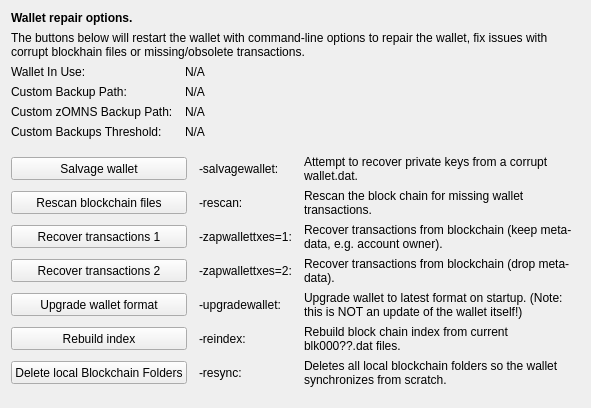
     <widget class="QWidget" name="tab_repair">
      <attribute name="title">
       <string>&amp;Wallet Repair</string>
      </attribute>
      <layout class="QGridLayout" name="gridLayout_4" columnstretch="0,0,0,0">
       <property name="horizontalSpacing">
        <number>12</number>
       </property>
       <item row="0" column="0" colspan="4">
        <widget class="QLabel" name="label_repair_header">
         <property name="font">
          <font>
           <weight>75</weight>
           <bold>true</bold>
          </font>
         </property>
         <property name="text">
          <string>Wallet repair options.</string>
         </property>
        </widget>
       </item>
       <item row="1" column="0" colspan="4">
        <widget class="QLabel" name="label_repair_helptext">
         <property name="font">
          <font>
           <weight>50</weight>
           <bold>false</bold>
          </font>
         </property>
         <property name="text">
          <string>The buttons below will restart the wallet with command-line options to repair the wallet, fix issues with corrupt blockhain files or missing/obsolete transactions.</string>
         </property>
         <property name="wordWrap">
          <bool>true</bool>
         </property>
        </widget>
       </item>
       <item row="2" column="0">
        <widget class="QLabel" name="wallet_path_label">
         <property name="text">
          <string>Wallet In Use:</string>
         </property>
        </widget>
       </item>
       <item row="2" column="1" colspan="3">
        <widget class="QLabel" name="wallet_path">
         <property name="cursor">
          <cursorShape>IBeamCursor</cursorShape>
         </property>
         <property name="text">
          <string>N/A</string>
         </property>
         <property name="textFormat">
          <enum>Qt::PlainText</enum>
         </property>
         <property name="textInteractionFlags">
          <set>Qt::LinksAccessibleByMouse|Qt::TextSelectableByKeyboard|Qt::TextSelectableByMouse</set>
         </property>
        </widget>
       </item>
       <item row="3" column="0">
        <widget class="QLabel" name="wallet_custombackuppath_label">
         <property name="text">
          <string>Custom Backup Path:</string>
         </property>
         <property name="visible">
          <bool>false</bool>
         </property>
        </widget>
       </item>
       <item row="3" column="1" colspan="3">
        <widget class="QLabel" name="wallet_custombackuppath">
         <property name="cursor">
          <cursorShape>IBeamCursor</cursorShape>
         </property>
         <property name="text">
          <string>N/A</string>
         </property>
         <property name="textFormat">
          <enum>Qt::PlainText</enum>
         </property>
         <property name="textInteractionFlags">
          <set>Qt::LinksAccessibleByMouse|Qt::TextSelectableByKeyboard|Qt::TextSelectableByMouse</set>
         </property>
         <property name="visible">
          <bool>false</bool>
         </property>
        </widget>
       </item>
       <item row="4" column="0">
        <widget class="QLabel" name="wallet_customzomnsbackuppath_label">
         <property name="text">
          <string>Custom zOMNS Backup Path:</string>
         </property>
         <property name="visible">
          <bool>false</bool>
         </property>
        </widget>
       </item>
       <item row="4" column="1" colspan="3">
        <widget class="QLabel" name="wallet_customzomnsbackuppath">
         <property name="cursor">
          <cursorShape>IBeamCursor</cursorShape>
         </property>
         <property name="text">
          <string>N/A</string>
         </property>
         <property name="textFormat">
          <enum>Qt::PlainText</enum>
         </property>
         <property name="textInteractionFlags">
          <set>Qt::LinksAccessibleByMouse|Qt::TextSelectableByKeyboard|Qt::TextSelectableByMouse</set>
         </property>
         <property name="visible">
          <bool>false</bool>
         </property>
        </widget>
       </item>
       <item row="5" column="0">
        <widget class="QLabel" name="wallet_custombackupthreshold_label">
         <property name="text">
          <string>Custom Backups Threshold:</string>
         </property>
         <property name="visible">
          <bool>false</bool>
         </property>
        </widget>
       </item>
       <item row="5" column="1" colspan="3">
        <widget class="QLabel" name="wallet_custombackupthreshold">
         <property name="cursor">
          <cursorShape>IBeamCursor</cursorShape>
         </property>
         <property name="text">
          <string>N/A</string>
         </property>
         <property name="textFormat">
          <enum>Qt::PlainText</enum>
         </property>
         <property name="textInteractionFlags">
          <set>Qt::LinksAccessibleByMouse|Qt::TextSelectableByKeyboard|Qt::TextSelectableByMouse</set>
         </property>
         <property name="visible">
          <bool>false</bool>
         </property>
        </widget>
       </item>
       <item row="6" column="0">
        <spacer name="verticalSpacer_repair1">
         <property name="orientation">
          <enum>Qt::Vertical</enum>
         </property>
         <property name="sizeHint" stdset="0">
          <size>
           <width>10</width>
           <height>10</height>
          </size>
         </property>
        </spacer>
       </item>
       <item row="7" column="0" colspan="2">
        <widget class="QPushButton" name="btn_salvagewallet">
         <property name="minimumSize">
          <size>
           <width>100</width>
           <height>23</height>
          </size>
         </property>
         <property name="text">
          <string>Salvage wallet</string>
         </property>
        </widget>
       </item>
       <item row="7" column="2">
        <widget class="QLabel" name="label_repair_salvage_command">
         <property name="text">
          <string notr="true">-salvagewallet:</string>
         </property>
        </widget>
       </item>
       <item row="7" column="3">
        <widget class="QLabel" name="label_repair_salvage">
         <property name="text">
          <string>Attempt to recover private keys from a corrupt wallet.dat.</string>
         </property>
         <property name="wordWrap">
          <bool>true</bool>
         </property>
        </widget>
       </item>
       <item row="8" column="0" colspan="2">
        <widget class="QPushButton" name="btn_rescan">
         <property name="minimumSize">
          <size>
           <width>100</width>
           <height>23</height>
          </size>
         </property>
         <property name="text">
          <string>Rescan blockchain files</string>
         </property>
        </widget>
       </item>
       <item row="8" column="2">
        <widget class="QLabel" name="label_repair_rescan_command">
         <property name="text">
          <string notr="true">-rescan:</string>
         </property>
        </widget>
       </item>
       <item row="8" column="3">
        <widget class="QLabel" name="label_repair_rescan">
         <property name="text">
          <string>Rescan the block chain for missing wallet transactions.</string>
         </property>
         <property name="wordWrap">
          <bool>true</bool>
         </property>
        </widget>
       </item>
       <item row="9" column="0" colspan="2">
        <widget class="QPushButton" name="btn_zapwallettxes1">
         <property name="minimumSize">
          <size>
           <width>100</width>
           <height>23</height>
          </size>
         </property>
         <property name="text">
          <string>Recover transactions 1</string>
         </property>
        </widget>
       </item>
       <item row="9" column="2">
        <widget class="QLabel" name="label_repair_zap1_command">
         <property name="text">
          <string notr="true">-zapwallettxes=1:</string>
         </property>
        </widget>
       </item>
       <item row="9" column="3">
        <widget class="QLabel" name="label_repair_zap1">
         <property name="text">
          <string>Recover transactions from blockchain (keep meta-data, e.g. account owner).</string>
         </property>
         <property name="wordWrap">
          <bool>true</bool>
         </property>
        </widget>
       </item>
       <item row="10" column="0" colspan="2">
        <widget class="QPushButton" name="btn_zapwallettxes2">
         <property name="minimumSize">
          <size>
           <width>100</width>
           <height>23</height>
          </size>
         </property>
         <property name="text">
          <string>Recover transactions 2</string>
         </property>
        </widget>
       </item>
       <item row="10" column="2">
        <widget class="QLabel" name="label_repair_zap2_command">
         <property name="text">
          <string notr="true">-zapwallettxes=2:</string>
         </property>
        </widget>
       </item>
       <item row="10" column="3">
        <widget class="QLabel" name="label_repair_zap2">
         <property name="text">
          <string>Recover transactions from blockchain (drop meta-data).</string>
         </property>
         <property name="wordWrap">
          <bool>true</bool>
         </property>
        </widget>
       </item>
       <item row="11" column="0" colspan="2">
        <widget class="QPushButton" name="btn_upgradewallet">
         <property name="minimumSize">
          <size>
           <width>100</width>
           <height>23</height>
          </size>
         </property>
         <property name="text">
          <string>Upgrade wallet format</string>
         </property>
        </widget>
       </item>
       <item row="11" column="2">
        <widget class="QLabel" name="label_repair_upgrade_command">
         <property name="text">
          <string notr="true">-upgradewallet:</string>
         </property>
        </widget>
       </item>
       <item row="11" column="3">
        <widget class="QLabel" name="label_repair_upgrade">
         <property name="text">
          <string>Upgrade wallet to latest format on startup. (Note: this is NOT an update of the wallet itself!)</string>
         </property>
         <property name="wordWrap">
          <bool>true</bool>
         </property>
        </widget>
       </item>
       <item row="12" column="0" colspan="2">
        <widget class="QPushButton" name="btn_reindex">
         <property name="minimumSize">
          <size>
           <width>100</width>
           <height>23</height>
          </size>
         </property>
         <property name="text">
          <string>Rebuild index</string>
         </property>
        </widget>
       </item>
       <item row="12" column="2">
        <widget class="QLabel" name="label_repair_reindex_command">
         <property name="text">
          <string notr="true">-reindex:</string>
         </property>
        </widget>
       </item>
       <item row="12" column="3">
        <widget class="QLabel" name="label_repair_reindex">
         <property name="text">
          <string>Rebuild block chain index from current blk000??.dat files.</string>
         </property>
         <property name="wordWrap">
          <bool>true</bool>
         </property>
        </widget>
       </item>
       <item row="13" column="0" colspan="2">
        <widget class="QPushButton" name="btn_resync">
         <property name="minimumSize">
          <size>
           <width>100</width>
           <height>23</height>
          </size>
         </property>
         <property name="text">
          <string>Delete local Blockchain Folders</string>
         </property>
        </widget>
       </item>
       <item row="13" column="2">
        <widget class="QLabel" name="label_repair_resync_command">
         <property name="text">
          <string>-resync:</string>
         </property>
        </widget>
       </item>
       <item row="13" column="3">
        <widget class="QLabel" name="label_repair_resync">
         <property name="text">
          <string>Deletes all local blockchain folders so the wallet synchronizes from scratch.</string>
         </property>
         <property name="wordWrap">
          <bool>true</bool>
         </property>
        </widget>
       </item>
       <item row="14" column="0">
        <spacer name="verticalSpacer_repair2">
         <property name="orientation">
          <enum>Qt::Vertical</enum>
         </property>
         <property name="sizeHint" stdset="0">
          <size>
           <width>20</width>
           <height>10</height>
          </size>
         </property>
        </spacer>
       </item>
      </layout>
     </widget>
